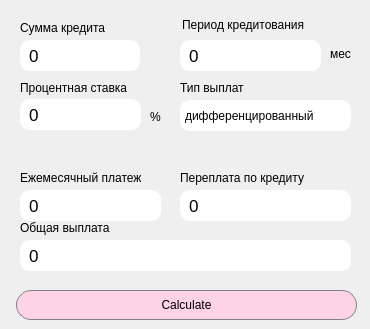
    <widget class="QWidget" name="tab_2">
     <attribute name="title">
      <string>credit</string>
     </attribute>
     <widget class="QLabel" name="label_6">
      <property name="geometry">
       <rect>
        <x>182</x>
        <y>17</y>
        <width>151</width>
        <height>16</height>
       </rect>
      </property>
      <property name="text">
       <string>Период кредитования</string>
      </property>
     </widget>
     <widget class="QTextEdit" name="summ">
      <property name="geometry">
       <rect>
        <x>20</x>
        <y>40</y>
        <width>120</width>
        <height>31</height>
       </rect>
      </property>
      <property name="styleSheet">
       <string notr="true">QTextEdit {
  background-color: white; /* Бледно-розовый цвет фона */
  color: black; /* Черный цвет текста */

  border-radius: 10px; /* Радиус скругления углов (можете настроить по вашему вкусу) */
  padding: 5px; /* Внутренний отступ вокруг текста (можете настроить по вашему вкусу) */
}
</string>
      </property>
      <property name="verticalScrollBarPolicy">
       <enum>Qt::ScrollBarAlwaysOff</enum>
      </property>
      <property name="horizontalScrollBarPolicy">
       <enum>Qt::ScrollBarAlwaysOff</enum>
      </property>
      <property name="sizeAdjustPolicy">
       <enum>QAbstractScrollArea::AdjustToContents</enum>
      </property>
      <property name="markdown">
       <string>0

</string>
      </property>
      <property name="html">
       <string>&lt;!DOCTYPE HTML PUBLIC &quot;-//W3C//DTD HTML 4.0//EN&quot; &quot;http://www.w3.org/TR/REC-html40/strict.dtd&quot;&gt;
&lt;html&gt;&lt;head&gt;&lt;meta name=&quot;qrichtext&quot; content=&quot;1&quot; /&gt;&lt;meta charset=&quot;utf-8&quot; /&gt;&lt;style type=&quot;text/css&quot;&gt;
p, li { white-space: pre-wrap; }
&lt;/style&gt;&lt;/head&gt;&lt;body style=&quot; font-family:'.AppleSystemUIFont'; font-size:13pt; font-weight:400; font-style:normal;&quot;&gt;
&lt;p style=&quot; margin-top:8px; margin-bottom:8px; margin-left:0px; margin-right:0px; -qt-block-indent:0; text-indent:0px;&quot;&gt;0&lt;/p&gt;&lt;/body&gt;&lt;/html&gt;</string>
      </property>
     </widget>
     <widget class="QLabel" name="label_7">
      <property name="geometry">
       <rect>
        <x>20</x>
        <y>20</y>
        <width>111</width>
        <height>16</height>
       </rect>
      </property>
      <property name="text">
       <string>Сумма кредита</string>
      </property>
     </widget>
     <widget class="QTextEdit" name="period_month">
      <property name="geometry">
       <rect>
        <x>180</x>
        <y>40</y>
        <width>141</width>
        <height>31</height>
       </rect>
      </property>
      <property name="styleSheet">
       <string notr="true">QTextEdit {
  background-color: white; /* Бледно-розовый цвет фона */
  color: black; /* Черный цвет текста */

  border-radius: 10px; /* Радиус скругления углов (можете настроить по вашему вкусу) */
  padding: 5px; /* Внутренний отступ вокруг текста (можете настроить по вашему вкусу) */
}
</string>
      </property>
      <property name="verticalScrollBarPolicy">
       <enum>Qt::ScrollBarAlwaysOff</enum>
      </property>
      <property name="horizontalScrollBarPolicy">
       <enum>Qt::ScrollBarAlwaysOff</enum>
      </property>
      <property name="sizeAdjustPolicy">
       <enum>QAbstractScrollArea::AdjustToContents</enum>
      </property>
      <property name="markdown">
       <string>0

</string>
      </property>
      <property name="html">
       <string>&lt;!DOCTYPE HTML PUBLIC &quot;-//W3C//DTD HTML 4.0//EN&quot; &quot;http://www.w3.org/TR/REC-html40/strict.dtd&quot;&gt;
&lt;html&gt;&lt;head&gt;&lt;meta name=&quot;qrichtext&quot; content=&quot;1&quot; /&gt;&lt;meta charset=&quot;utf-8&quot; /&gt;&lt;style type=&quot;text/css&quot;&gt;
p, li { white-space: pre-wrap; }
&lt;/style&gt;&lt;/head&gt;&lt;body style=&quot; font-family:'.AppleSystemUIFont'; font-size:13pt; font-weight:400; font-style:normal;&quot;&gt;
&lt;p style=&quot; margin-top:8px; margin-bottom:8px; margin-left:0px; margin-right:0px; -qt-block-indent:0; text-indent:0px;&quot;&gt;0&lt;/p&gt;&lt;/body&gt;&lt;/html&gt;</string>
      </property>
     </widget>
     <widget class="QLabel" name="label_8">
      <property name="geometry">
       <rect>
        <x>20</x>
        <y>80</y>
        <width>131</width>
        <height>16</height>
       </rect>
      </property>
      <property name="text">
       <string>Процентная ставка</string>
      </property>
     </widget>
     <widget class="QTextEdit" name="percente">
      <property name="geometry">
       <rect>
        <x>20</x>
        <y>99</y>
        <width>121</width>
        <height>31</height>
       </rect>
      </property>
      <property name="styleSheet">
       <string notr="true">QTextEdit {
  background-color: white; /* Бледно-розовый цвет фона */
  color: black; /* Черный цвет текста */

  border-radius: 10px; /* Радиус скругления углов (можете настроить по вашему вкусу) */
  padding: 5px; /* Внутренний отступ вокруг текста (можете настроить по вашему вкусу) */
}
</string>
      </property>
      <property name="verticalScrollBarPolicy">
       <enum>Qt::ScrollBarAlwaysOff</enum>
      </property>
      <property name="horizontalScrollBarPolicy">
       <enum>Qt::ScrollBarAlwaysOff</enum>
      </property>
      <property name="sizeAdjustPolicy">
       <enum>QAbstractScrollArea::AdjustToContents</enum>
      </property>
      <property name="markdown">
       <string>0

</string>
      </property>
      <property name="html">
       <string>&lt;!DOCTYPE HTML PUBLIC &quot;-//W3C//DTD HTML 4.0//EN&quot; &quot;http://www.w3.org/TR/REC-html40/strict.dtd&quot;&gt;
&lt;html&gt;&lt;head&gt;&lt;meta name=&quot;qrichtext&quot; content=&quot;1&quot; /&gt;&lt;meta charset=&quot;utf-8&quot; /&gt;&lt;style type=&quot;text/css&quot;&gt;
p, li { white-space: pre-wrap; }
&lt;/style&gt;&lt;/head&gt;&lt;body style=&quot; font-family:'.AppleSystemUIFont'; font-size:13pt; font-weight:400; font-style:normal;&quot;&gt;
&lt;p style=&quot; margin-top:8px; margin-bottom:8px; margin-left:0px; margin-right:0px; -qt-block-indent:0; text-indent:0px;&quot;&gt;0&lt;/p&gt;&lt;/body&gt;&lt;/html&gt;</string>
      </property>
     </widget>
     <widget class="QLabel" name="label_9">
      <property name="geometry">
       <rect>
        <x>150</x>
        <y>109</y>
        <width>21</width>
        <height>16</height>
       </rect>
      </property>
      <property name="text">
       <string>%</string>
      </property>
     </widget>
     <widget class="QLabel" name="label_10">
      <property name="geometry">
       <rect>
        <x>180</x>
        <y>80</y>
        <width>161</width>
        <height>16</height>
       </rect>
      </property>
      <property name="text">
       <string>Тип выплат</string>
      </property>
     </widget>
     <widget class="QLabel" name="label_11">
      <property name="geometry">
       <rect>
        <x>20</x>
        <y>170</y>
        <width>161</width>
        <height>16</height>
       </rect>
      </property>
      <property name="text">
       <string>Ежемесячный платеж</string>
      </property>
     </widget>
     <widget class="QTextEdit" name="month_pay">
      <property name="geometry">
       <rect>
        <x>20</x>
        <y>190</y>
        <width>141</width>
        <height>31</height>
       </rect>
      </property>
      <property name="focusPolicy">
       <enum>Qt::NoFocus</enum>
      </property>
      <property name="styleSheet">
       <string notr="true">QTextEdit {
  background-color: white; /* Бледно-розовый цвет фона */
  color: black; /* Черный цвет текста */

  border-radius: 10px; /* Радиус скругления углов (можете настроить по вашему вкусу) */
  padding: 5px; /* Внутренний отступ вокруг текста (можете настроить по вашему вкусу) */
}
</string>
      </property>
      <property name="verticalScrollBarPolicy">
       <enum>Qt::ScrollBarAlwaysOff</enum>
      </property>
      <property name="horizontalScrollBarPolicy">
       <enum>Qt::ScrollBarAlwaysOff</enum>
      </property>
      <property name="sizeAdjustPolicy">
       <enum>QAbstractScrollArea::AdjustToContents</enum>
      </property>
      <property name="markdown">
       <string>0

</string>
      </property>
      <property name="html">
       <string>&lt;!DOCTYPE HTML PUBLIC &quot;-//W3C//DTD HTML 4.0//EN&quot; &quot;http://www.w3.org/TR/REC-html40/strict.dtd&quot;&gt;
&lt;html&gt;&lt;head&gt;&lt;meta name=&quot;qrichtext&quot; content=&quot;1&quot; /&gt;&lt;meta charset=&quot;utf-8&quot; /&gt;&lt;style type=&quot;text/css&quot;&gt;
p, li { white-space: pre-wrap; }
&lt;/style&gt;&lt;/head&gt;&lt;body style=&quot; font-family:'.AppleSystemUIFont'; font-size:13pt; font-weight:400; font-style:normal;&quot;&gt;
&lt;p style=&quot; margin-top:8px; margin-bottom:8px; margin-left:0px; margin-right:0px; -qt-block-indent:0; text-indent:0px;&quot;&gt;0&lt;/p&gt;&lt;/body&gt;&lt;/html&gt;</string>
      </property>
     </widget>
     <widget class="QLabel" name="label_12">
      <property name="geometry">
       <rect>
        <x>20</x>
        <y>220</y>
        <width>161</width>
        <height>16</height>
       </rect>
      </property>
      <property name="text">
       <string>Общая выплата</string>
      </property>
     </widget>
     <widget class="QTextEdit" name="calc_total_payment">
      <property name="geometry">
       <rect>
        <x>20</x>
        <y>240</y>
        <width>331</width>
        <height>31</height>
       </rect>
      </property>
      <property name="focusPolicy">
       <enum>Qt::NoFocus</enum>
      </property>
      <property name="styleSheet">
       <string notr="true">QTextEdit {
  background-color: white; /* Бледно-розовый цвет фона */
  color: black; /* Черный цвет текста */

  border-radius: 10px; /* Радиус скругления углов (можете настроить по вашему вкусу) */
  padding: 5px; /* Внутренний отступ вокруг текста (можете настроить по вашему вкусу) */
}
</string>
      </property>
      <property name="verticalScrollBarPolicy">
       <enum>Qt::ScrollBarAlwaysOff</enum>
      </property>
      <property name="horizontalScrollBarPolicy">
       <enum>Qt::ScrollBarAlwaysOff</enum>
      </property>
      <property name="sizeAdjustPolicy">
       <enum>QAbstractScrollArea::AdjustToContents</enum>
      </property>
      <property name="markdown">
       <string>0

</string>
      </property>
      <property name="html">
       <string>&lt;!DOCTYPE HTML PUBLIC &quot;-//W3C//DTD HTML 4.0//EN&quot; &quot;http://www.w3.org/TR/REC-html40/strict.dtd&quot;&gt;
&lt;html&gt;&lt;head&gt;&lt;meta name=&quot;qrichtext&quot; content=&quot;1&quot; /&gt;&lt;meta charset=&quot;utf-8&quot; /&gt;&lt;style type=&quot;text/css&quot;&gt;
p, li { white-space: pre-wrap; }
&lt;/style&gt;&lt;/head&gt;&lt;body style=&quot; font-family:'.AppleSystemUIFont'; font-size:13pt; font-weight:400; font-style:normal;&quot;&gt;
&lt;p style=&quot; margin-top:8px; margin-bottom:8px; margin-left:0px; margin-right:0px; -qt-block-indent:0; text-indent:0px;&quot;&gt;0&lt;/p&gt;&lt;/body&gt;&lt;/html&gt;</string>
      </property>
     </widget>
     <widget class="QLabel" name="label_13">
      <property name="geometry">
       <rect>
        <x>180</x>
        <y>170</y>
        <width>161</width>
        <height>16</height>
       </rect>
      </property>
      <property name="text">
       <string>Переплата по кредиту</string>
      </property>
     </widget>
     <widget class="QTextEdit" name="calc_over_payment">
      <property name="geometry">
       <rect>
        <x>180</x>
        <y>190</y>
        <width>171</width>
        <height>31</height>
       </rect>
      </property>
      <property name="focusPolicy">
       <enum>Qt::NoFocus</enum>
      </property>
      <property name="styleSheet">
       <string notr="true">QTextEdit {
  background-color: white; /* Бледно-розовый цвет фона */
  color: black; /* Черный цвет текста */

  border-radius: 10px; /* Радиус скругления углов (можете настроить по вашему вкусу) */
  padding: 5px; /* Внутренний отступ вокруг текста (можете настроить по вашему вкусу) */
}
</string>
      </property>
      <property name="verticalScrollBarPolicy">
       <enum>Qt::ScrollBarAlwaysOff</enum>
      </property>
      <property name="horizontalScrollBarPolicy">
       <enum>Qt::ScrollBarAlwaysOff</enum>
      </property>
      <property name="sizeAdjustPolicy">
       <enum>QAbstractScrollArea::AdjustToContents</enum>
      </property>
      <property name="markdown">
       <string>0

</string>
      </property>
      <property name="html">
       <string>&lt;!DOCTYPE HTML PUBLIC &quot;-//W3C//DTD HTML 4.0//EN&quot; &quot;http://www.w3.org/TR/REC-html40/strict.dtd&quot;&gt;
&lt;html&gt;&lt;head&gt;&lt;meta name=&quot;qrichtext&quot; content=&quot;1&quot; /&gt;&lt;meta charset=&quot;utf-8&quot; /&gt;&lt;style type=&quot;text/css&quot;&gt;
p, li { white-space: pre-wrap; }
&lt;/style&gt;&lt;/head&gt;&lt;body style=&quot; font-family:'.AppleSystemUIFont'; font-size:13pt; font-weight:400; font-style:normal;&quot;&gt;
&lt;p style=&quot; margin-top:8px; margin-bottom:8px; margin-left:0px; margin-right:0px; -qt-block-indent:0; text-indent:0px;&quot;&gt;0&lt;/p&gt;&lt;/body&gt;&lt;/html&gt;</string>
      </property>
     </widget>
     <widget class="QPushButton" name="calculate_credit">
      <property name="geometry">
       <rect>
        <x>16</x>
        <y>290</y>
        <width>341</width>
        <height>30</height>
       </rect>
      </property>
      <property name="styleSheet">
       <string notr="true">QPushButton {
  background-color: #FFD3E6; /* Бледно-розовый цвет */
  color: black; /* Цвет текста черный */
  border: 1px solid gray;
  border-radius: 15px; /* Радиус скругления углов (можете настроить по вашему вкусу) */
}

QPushButton:pressed {
  background-color: qlineargradient(x1: 0, y1: 0, x2: 0, y2: 1,
                                    stop: 0 #FFB3D1, stop: 1 #FFC6DB);
  color: black; /* Цвет текста черный */
}
QPushButton {
  background-color: #FFD3E6; /* Бледно-розовый цвет */
  color: black; /* Цвет текста черный */
  border: 1px solid gray;
  border-radius: 15px; /* Радиус скругления углов (можете настроить по вашему вкусу) */
}

QPushButton:pressed {
  background-color: qlineargradient(x1: 0, y1: 0, x2: 0, y2: 1,
                                    stop: 0 #FFB3D1, stop: 1 #FFC6DB);
  color: black; /* Цвет текста черный */
}
</string>
      </property>
      <property name="text">
       <string>Calculate</string>
      </property>
     </widget>
     <widget class="QComboBox" name="payment_type">
      <property name="geometry">
       <rect>
        <x>180</x>
        <y>100</y>
        <width>171</width>
        <height>31</height>
       </rect>
      </property>
      <property name="cursor">
       <cursorShape>OpenHandCursor</cursorShape>
      </property>
      <property name="layoutDirection">
       <enum>Qt::LeftToRight</enum>
      </property>
      <property name="styleSheet">
       <string notr="true">QComboBox {
    color: #000000; /* черный цвет текста */
    background-color: #ffffff; /* белый цвет фона */
    text-align: center;
border-radius: 10px; /* Радиус скругления углов (можете настроить по вашему вкусу) */
  padding: 5px; /* Внутренний отступ вокруг текста (можете настроить по вашему вкусу) */
}

QComboBox::drop-down {
subcontrol-origin: padding;
    subcontrol-position: right;
border-radius: 7px; 
}

QComboBox::down-arrow {
    width: 0;
}

</string>
      </property>
      <property name="inputMethodHints">
       <set>Qt::ImhNone</set>
      </property>
      <property name="editable">
       <bool>false</bool>
      </property>
      <item>
       <property name="text">
        <string>дифференцированный</string>
       </property>
      </item>
      <item>
       <property name="text">
        <string>аннуитетный</string>
       </property>
      </item>
     </widget>
     <widget class="QLabel" name="label_14">
      <property name="geometry">
       <rect>
        <x>330</x>
        <y>44</y>
        <width>31</width>
        <height>20</height>
       </rect>
      </property>
      <property name="text">
       <string>мес</string>
      </property>
     </widget>
    </widget>
